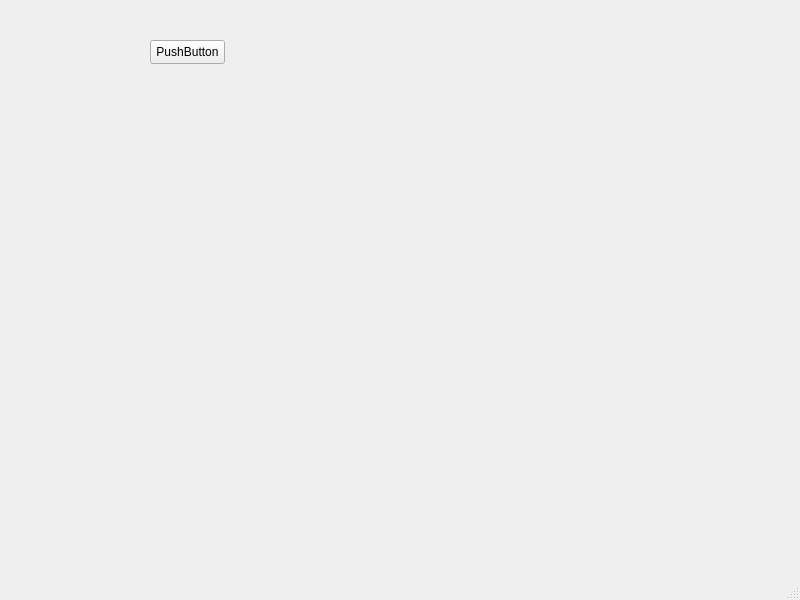
<?xml version="1.0" encoding="UTF-8"?>
<ui version="4.0">
 <class>MainWindow</class>
 <widget class="QMainWindow" name="MainWindow">
  <property name="geometry">
   <rect>
    <x>0</x>
    <y>0</y>
    <width>800</width>
    <height>600</height>
   </rect>
  </property>
  <property name="windowTitle">
   <string>MainWindow</string>
  </property>
  <widget class="QWidget" name="centralwidget">
   <widget class="QPushButton" name="pushButton">
    <property name="geometry">
     <rect>
      <x>150</x>
      <y>40</y>
      <width>75</width>
      <height>24</height>
     </rect>
    </property>
    <property name="text">
     <string>PushButton</string>
    </property>
   </widget>
  </widget>
  <widget class="QMenuBar" name="menubar">
   <property name="geometry">
    <rect>
     <x>0</x>
     <y>0</y>
     <width>800</width>
     <height>22</height>
    </rect>
   </property>
  </widget>
  <widget class="QStatusBar" name="statusbar"/>
 </widget>
 <resources/>
 <connections/>
</ui>
